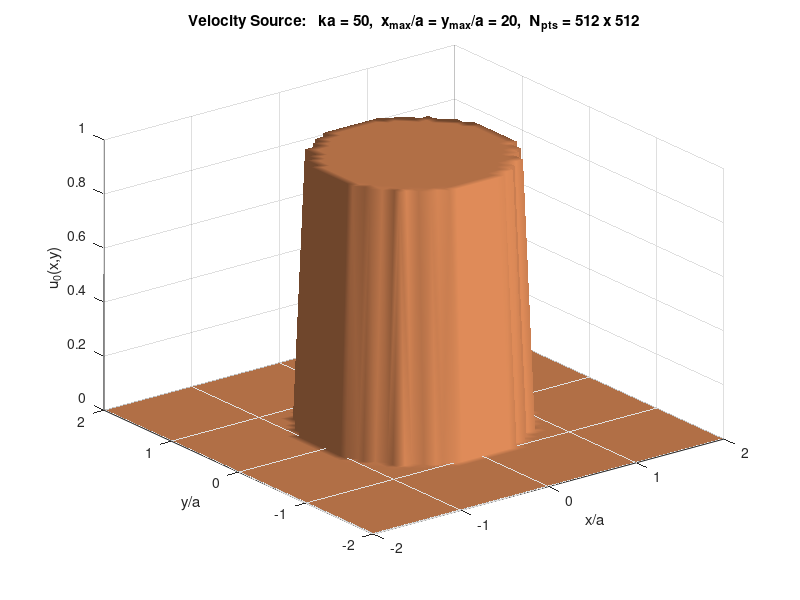
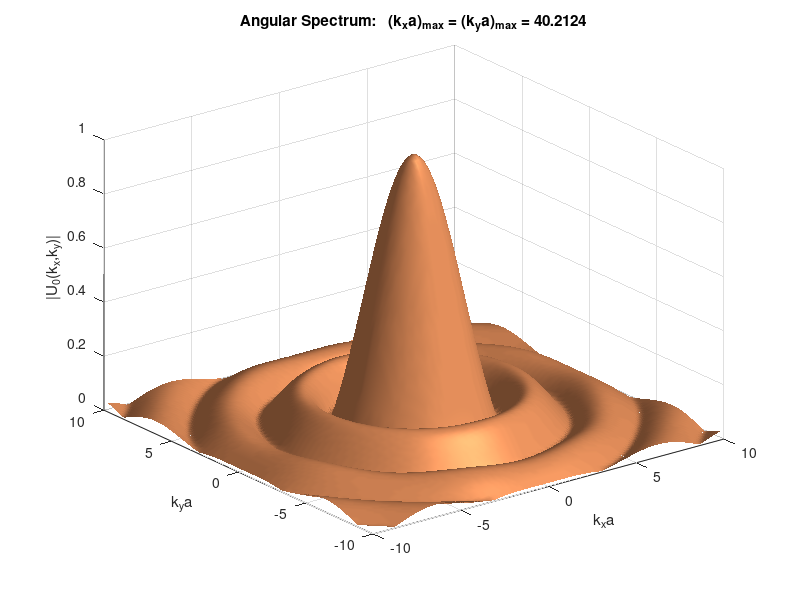
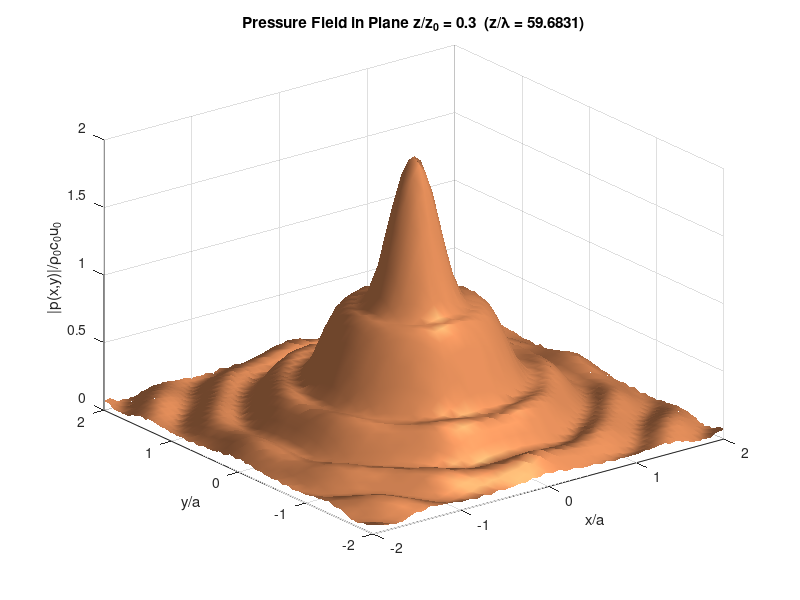
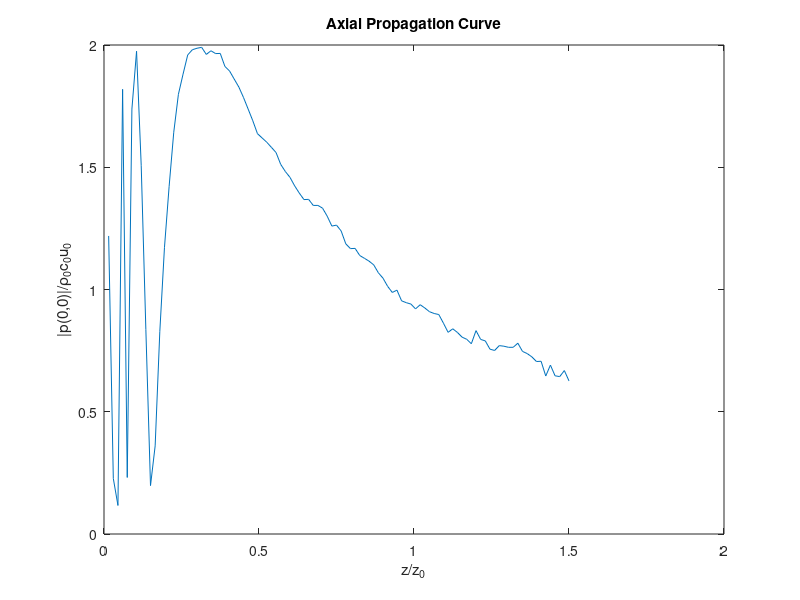

Recreate these plots in MATLAB, in order.
%%  Angular Spectrum Computation of Acoustic Field Radiated by a Velocity Source
%%
%%  ME/EE 384N-8 Wave Phenomena, Spring 2024
%%  Mark F. Hamilton
%%  University of Texas at Austin
%%

clear all

% Dimensionless variables: X=x/a, Y=y/a, Z=z/z0, z0=0.5*k*a^2, K=ka

ka = 50;
Xmax = 20;  % Ymax = Xmax; square domain assumed (-Xmax < X < Xmax)
N = 512;  % must be power of 2, NxN = number of FFT points
KxyMax = 10; % angular spectrum plotted for |k_x*a|,|k_y*a|<KxyMax, KxyMax<(N/2)*(pi/Xmax)
Zxy = 0.3;  % distance where |p(x,y)| is plotted
XoutXY = 2;  % max value of X displayed in plot in XY plane at Z=Zxy
Zmax = 1.5; % end point of propagation curve
Zpoints = 100; % number of output points in Z direction
XoutXZ = 4;  % max value of X displayed in plot of XZ plane (same for YZ plane)

x = (2*Xmax/N)*(-N/2:N/2-1); 
y = (2*Xmax/N)*(-N/2:N/2-1); 
[X,Y] = meshgrid(x,y);
R=sqrt(X.^2+Y.^2); 
KxyPlot = (pi/Xmax)*(-N/2:N/2-1);

% Velocity source functions
%
Source = 1.*(R<=1.0);  % uniform circular piston
% Source = exp(-R.^30);  % circular super-Gaussian
% Source = (abs(X)<=1.5).*(abs(Y)<=0.5);  % uniform rectangular piston
% Source = exp(-(X/1.5).^30-(Y/0.5).^30);  % rectangular super-Gaussian
% Source = sin(pi*X).*(abs(X)<=1).*sin(pi*Y).*(abs(Y)<=1);  % membrane mode
% Source = exp(0.5*X).*sin(pi*X).*(abs(X)<=1).*(abs(Y)<=0.5);  % shaded dipole
% Source = cos(3*pi*X/2).*(abs(X)<=1);  % 1D membrane mode
% Source = cos(2*pi*X);  % infinite 1D standing wave

Spectrum = fft2(Source);  % angular spectrum
Smax = max(max(abs(Spectrum)));  % maximum magnitude
Sdisplay = abs(fftshift(Spectrum))/Smax;  % displayed spectrum
[KxIndex,KyIndex] = meshgrid(-N/2:N/2-1,-N/2:N/2-1);

% Match wavenumbers to fft output

DeltaKxy = pi/Xmax;
for n=1:N/2+1
    Kxy(n)=(n-1)*DeltaKxy;
end
for n=N/2+2:N
    Kxy(n)=-(N+1-n)*DeltaKxy;
end

K = ka;
Kx = repmat(Kxy,N,1);
Ky = repmat(Kxy',1,N);
Kz = sqrt(K^2-Kx.^2-Ky.^2);
Z = Zxy;

P = ifft2(Spectrum.*(K./Kz).*exp(i*K*Kz*Z/2));

% Calculate particle velocity and intensity components

% Ux = ifft2(Spectrum.*(Kx./Kz).*exp(i*K*Kz*Z/2));
% Uy = ifft2(Spectrum.*(Ky./Kz).*exp(i*K*Kz*Z/2));
% Uz = ifft2(Spectrum.*(Kz./Kz).*exp(i*K*Kz*Z/2));

% Ix = 0.5*real(P.*conj(Ux));
% Iy = 0.5*real(P.*conj(Uy));
% Iz = 0.5*real(P.*conj(Uz));

% Plot source function

figure(1)  
xMaxIndex = floor(XoutXY/Xmax*N/2); % compute the index of this value
xPlotIndex = (N/2-xMaxIndex):(N/2+xMaxIndex+2); % indices of the plotted values
surfl(X(xPlotIndex,xPlotIndex),Y(xPlotIndex,xPlotIndex),real(Source(xPlotIndex,xPlotIndex)))
xlim([-2 2]), ylim([-2 2]),
shading interp, colormap copper,
xlabel('x/a'); ylabel('y/a'); zlabel('u_0(x,y)');
title(['Velocity Source:  ' ' ka = ' num2str(ka) ...
    ',  x_{max}/a = y_{max}/a = ' num2str(Xmax) ',  N_{pts} = ' num2str(N) ...
    ' x ' num2str(N)])

% Plot angular spectrum of source velocity

figure(2)  
kMaxIndex = floor(KxyMax/(pi/Xmax))-1; % compute the index of this value
kPlotIndex = (N/2-kMaxIndex):(N/2+kMaxIndex+2); % indices of the plotted values
surfl(KxyPlot(kPlotIndex),KxyPlot(kPlotIndex),abs(Sdisplay(kPlotIndex,kPlotIndex)));
xlim([-KxyMax KxyMax]), ylim([-KxyMax KxyMax]),
shading interp, colormap copper,
xlabel('k_xa'); ylabel('k_ya'); 
zlabel('|U_0(k_x,k_y)|');
title(['Angular Spectrum:  ' ' (k_xa)_{max} = (k_ya)_{max} = ' num2str((N/2)*(pi/Xmax))])

% Plot pressure in XY plane at Z=Zxy

figure(3)  
surfl(X(xPlotIndex,xPlotIndex),Y(xPlotIndex,xPlotIndex),abs(P(xPlotIndex,xPlotIndex)))
xlim([-XoutXY XoutXY]), ylim([-XoutXY XoutXY]),
shading interp, colormap copper,
xlabel('x/a'); ylabel('y/a'); zlabel('|p(x,y)|/\rho_0c_0u_0');
title(['Pressure Field in Plane' ' z/z_0 = ' num2str(Z)...
    '  (z/\lambda = ' num2str(ka^2*Z/(4*pi)) ')'])

% Compute whole pressure field out to Zmax

m1=1+round((N/2)*(1-XoutXZ/Xmax)); % lower index corresponding to -XoutXZ
m2=N-m1+2;  % upper index corresponding to XoutXZ (=YoutYZ)

figure(4)
for n=1:Zpoints
    Z=(n/Zpoints)*Zmax;
    Zaxial(n)=Z;
    P=ifft2(Spectrum.*(K./Kz).*exp(i*K*Kz*Z/2));
    Paxial(n)=abs(P(N/2+1,N/2+1));
    Pxz(:,n)=P(N/2+1,:); % preparing field for plot in xz plane
    Pxzout(1:(m2-m1+1),n)=Pxz(m1:m2,n);
    Pyz(:,n)=P(:,N/2+1); % preparing field for plot in yz plane
    Pyzout(1:(m2-m1+1),n)=Pyz(m1:m2,n);
end
plot(Zaxial,Paxial);
xlabel('z/z_0'),ylabel('|p(0,0)|/\rho_0c_0u_0');
title(['Axial Propagation Curve'])

% Plot pressure in XZ plane

figure(5)
for m=1:(m2-m1+1)
    Xout(m)=-XoutXZ+((m-1)/(m2-m1))*2*XoutXZ; % (=Yout)
end
imagesc(Zaxial,Xout,abs(Pxzout));
xlabel('z/z_0'),ylabel('x/a')
title(['Pressure Field in x-z Plane'])

% Plot pressure in YZ plane

figure(6)
imagesc(Zaxial,Xout,abs(Pyzout));
xlabel('z/z_0'),ylabel('y/a')
title(['Pressure Field in y-z Plane'])
